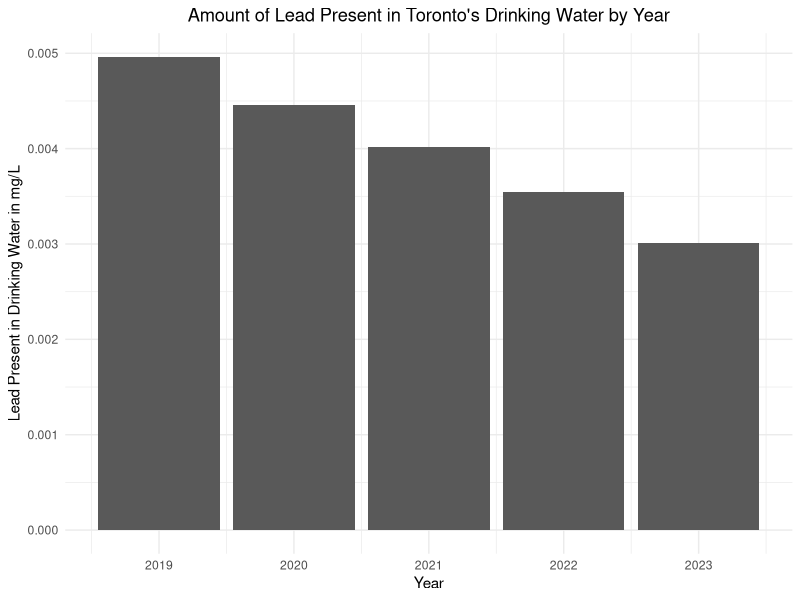

Generate this figure with R:
#### Preamble ####
# Purpose: Simulates the Toronto Non Regulated Lead Sample data set
# Author: Renfrew Ao-Ieong
# Date: 21 January 2024
# Contact: renfrew.aoieong@mail.utoronto.ca
# License: MIT
# Pre-requisites: none
# Data set simulated: https://open.toronto.ca/dataset/non-regulated-lead-sample/


#### Workspace setup ####
library(tidyverse)
library(knitr)

#### Simulate data ####

set.seed(158)

# Simulate sample identifier number, date of sample, and amount of lead in water sample
# Use 1 to 365 to represent the sample id number
sim_sample_id <- seq(1, 365, by=1)

# Simulate that a sample was obtained every day of the year
sim_date <- rep(x = as.Date("2023-01-01") + c(0:364))

# We don't know much about the actual data, so we estimate it to be from
# a normal distribution and choose mean to be 0.005 which is the maximum
# acceptable concentration in mg/L for lead in drinking water
# Source: https://www.canada.ca/en/health-canada/programs/consultation-lead-drinking-water/document.html#a1
sim_lead_amount = rnorm(n = 365, mean = 0.005, sd = 0.0005)

# Simulate data for a single year of collecting samples and measuring for lead amount
simulated_data <-
  tibble(
    sample_id = sim_sample_id,
    date = sim_date,
    lead_amount = sim_lead_amount
  )

# Simulate samples taken over 5 years with the assumption that each year
# the lead amount decreases due to people replacing old pipes over time
sim_sample_id_5_year = seq(1, 365*5, by=1)

sim_date_5_year <-
  rep(x = as.Date("2019-01-01") + c(0:1824))

sim_lead_amount_5_year <- 
  rnorm(n = 365, mean = 0.005, sd = 0.0005) |>
  append(rnorm(n = 365, mean = 0.0045, sd = 0.0005)) |>
  append(rnorm(n = 365, mean = 0.004, sd = 0.0005)) |>
  append(rnorm(n = 365, mean = 0.0035, sd = 0.0005)) |>
  append(rnorm(n = 365, mean = 0.003, sd = 0.0005))

simulated_data_5_year <-
  tibble(
    sample_id = sim_sample_id_5_year,
    date = sim_date_5_year,
    lead_amount = sim_lead_amount_5_year
  )

summary_simulated_data_5_year <-
  mutate(simulated_data_5_year, sample_year = year(date)) |>
  arrange(year(date)) |> 
  summarise(mean_lead_amount = mean(lead_amount),
            .by = sample_year)

#### Graph simulated data ####

summary_simulated_data_5_year |>
  ggplot(aes(x=sample_year, y=mean_lead_amount)) +
  ggtitle("Amount of Lead Present in Toronto's Drinking Water by Year") +
  geom_bar(stat='identity') +
  theme_minimal() +
  labs(x = "Year", y = "Lead Present in Drinking Water in mg/L") + 
  theme(plot.title = element_text(hjust = 0.5))


#### Test data ####

# Check that the dates are valid
# Adapted code from https://stackoverflow.com/questions/18178451/is-there-a-way-to-check-if-a-column-is-a-date-in-r
# Checks whether an argument has datatype Date
is.date <- function(x) inherits(x, 'Date')

all(sapply(sim_date, is.date))
all(sapply(sim_date_5_year, is.date))


# Check that the lead amount is a number
all(sapply(simulated_data$lead_amount, is.numeric))
all(sapply(simulated_data_5_year$lead_amount, is.numeric))
